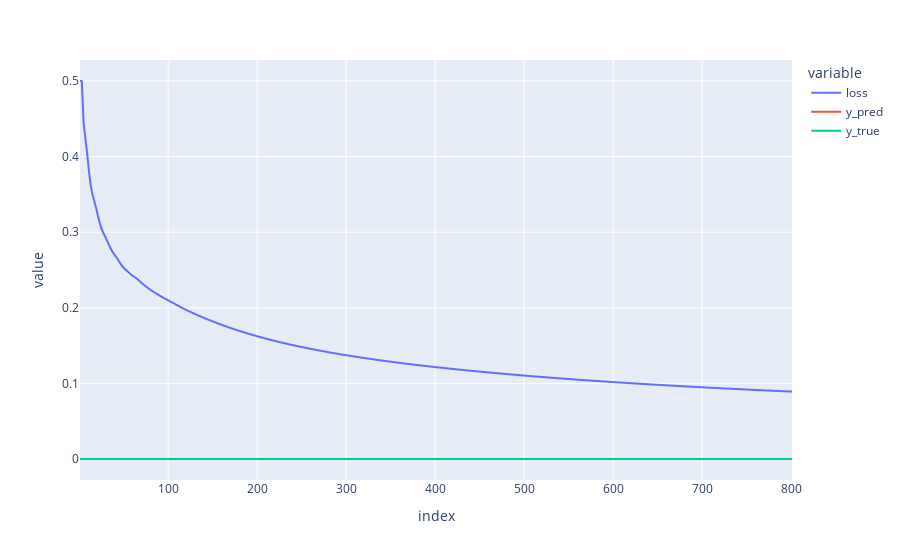

This figure's notebook cell:
### Code cell
import plotly.express as px

px.line(df[df.name == "Programs"], y=["loss", "y_pred", "y_true"])

### Figure 1 — Plotly figure (JSON) as saved in the notebook; plotly's stock layout.template omitted (floating-point values rounded to 4 significant figures; data arrays with more than 128 entries replaced by an {"elided": "..."} marker saying what was removed)
{"data": [{"hovertemplate": "variable=loss<br>index=%{x}<br>value=%{y}<extra></extra>", "legendgroup": "loss", "line": {"color": "#636efa", "dash": "solid"}, "marker": {"symbol": "circle"}, "mode": "lines", "name": "loss", "showlegend": true, "type": "scattergl", "x": {"elided": "401 int values"}, "xaxis": "x", "y": {"elided": "401 float values"}, "yaxis": "y"}, {"hovertemplate": "variable=y_pred<br>index=%{x}<br>value=%{y}<extra></extra>", "legendgroup": "y_pred", "line": {"color": "#EF553B", "dash": "solid"}, "marker": {"symbol": "circle"}, "mode": "lines", "name": "y_pred", "showlegend": true, "type": "scattergl", "x": {"elided": "401 int values"}, "xaxis": "x", "y": {"elided": "401 int values"}, "yaxis": "y"}, {"hovertemplate": "variable=y_true<br>index=%{x}<br>value=%{y}<extra></extra>", "legendgroup": "y_true", "line": {"color": "#00cc96", "dash": "solid"}, "marker": {"symbol": "circle"}, "mode": "lines", "name": "y_true", "showlegend": true, "type": "scattergl", "x": {"elided": "401 int values"}, "xaxis": "x", "y": {"elided": "401 int values"}, "yaxis": "y"}], "layout": {"legend": {"title": {"text": "variable"}, "tracegroupgap": 0}, "margin": {"t": 60}, "xaxis": {"anchor": "y", "domain": [0, 1], "title": {"text": "index"}}, "yaxis": {"anchor": "x", "domain": [0, 1], "title": {"text": "value"}}}}
